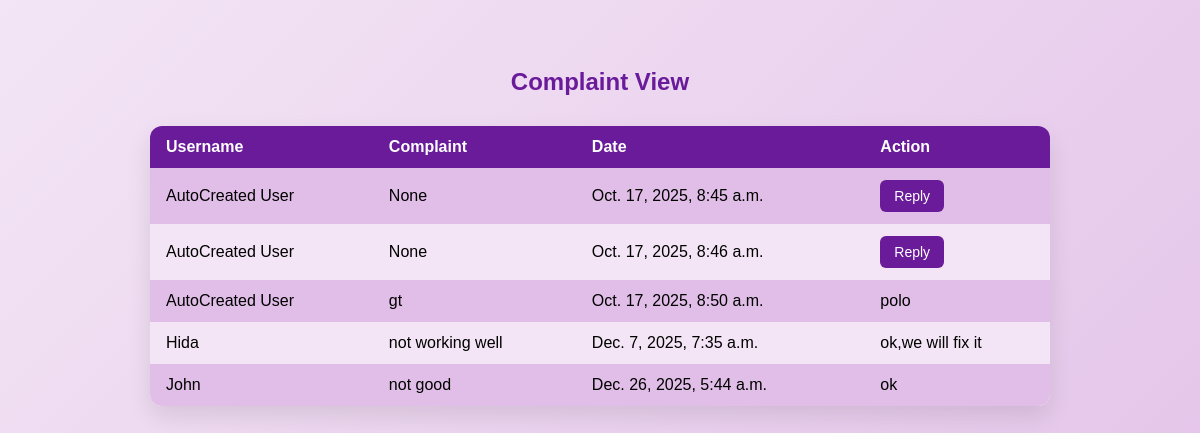
The page /Complaints on the database its author committed.
### mobilesilentapp/models.py (models this page shows)
class ComplaintTable(models.Model):
    user_id = models.ForeignKey(StudentTable,on_delete=models.CASCADE,null=True,blank=True)
    complaints = models.CharField(max_length=30,null=True,blank=True)
    date = models.DateTimeField(auto_now_add=True,null=True,blank=True)
    reply = models.CharField(max_length=30,null=True,blank=True)

class StudentTable(models.Model):
    name = models.CharField(max_length=30,null=True,blank=True)
    admission_no = models.CharField(max_length=30,null=True,blank=True)
    department = models.CharField(max_length=30,null=True,blank=True)
    semester = models.CharField(max_length=30,null=True,blank=True)
    email_id = models.CharField(max_length=30,null=True,blank=True)
    phone_no = models.BigIntegerField(null=True,blank=True)
    LOGIN=models.ForeignKey(LoginTable,on_delete=models.CASCADE,null=True,blank=True)
    CLASS=models.ForeignKey(ClassTable,on_delete=models.CASCADE,null=True,blank=True)

### mobilesilentapp/views.py (the view)
# urls.py: path('Complaints',Complaints.as_view(),name="Complaints"),
class Complaints(View):
    def get(self,request):
        obj = ComplaintTable.objects.all()
        return render(request,"administration/complaints.html", {'val': obj})

### templates/administration/complaints.html (shortened to what this page needs)
<!DOCTYPE html>
<html lang="en">
<head>
</head>
<body>
  <h2>Complaint View</h2>
  <table>
    <thead>
      <tr>
        <th>Username</th>
        <th>Complaint</th>
        <th>Date</th>
        <th>Action</th>
      </tr>
    </thead>
    <tbody>
      {% for i in val %}
      <tr>
        <td>{{ i.user_id.name }}</td>
        <td>{{ i.complaints }}</td>
        <td>{{ i.date }}</td>
        {% if i.reply %}
        <td>{{ i.reply }}</td>
        {% else %}
        <td><button onclick="window.location='Reply/{{ i.id }}'">Reply</button></td>
        {% endif %}
      </tr>
      {% endfor %}
    </tbody>
  </table>
</body>
</html>

### templates/administration/complaints.html (style rules this page uses)
body { font-family: Arial, sans-serif; background: linear-gradient(135deg, #f3e5f5, #e1bee7); padding: 40px; min-height: 100vh; }
h2 { text-align: center; color: #6a1b9a; margin-bottom: 30px; }
table { width: 100%; max-width: 900px; margin: 0 auto; border-collapse: collapse; background-color: #ffffff; border-radius: 12px; overflow: hidden; box-shadow: 0 10px 25px rgba(0, 0, 0, 0.1); }
th, td { padding: 12px 16px; text-align: left; }
th { background-color: #6a1b9a; color: white; }
tbody tr:nth-child(even) { background-color: #f3e5f5; }
tbody tr:nth-child(odd) { background-color: #e1bee7; }
.reply-btn, button { background-color: #6a1b9a; color: white; padding: 8px 14px; border: none; border-radius: 6px; cursor: pointer; font-size: 14px; transition: background-color 0.3s; }

### rows shown on the page
ComplaintTable: user_id.name "AutoCreated User", complaints "None", date "Oct. 17, 2025, 8:45 a.m."
ComplaintTable: user_id.name "AutoCreated User", complaints "None", date "Oct. 17, 2025, 8:46 a.m."
ComplaintTable: user_id.name "AutoCreated User", complaints "gt", date "Oct. 17, 2025, 8:50 a.m.", reply "polo"
ComplaintTable: user_id.name "Hida", complaints "not working well", date "Dec. 7, 2025, 7:35 a.m.", reply "ok,we will fix it"
ComplaintTable: user_id.name "John", complaints "not good", date "Dec. 26, 2025, 5:44 a.m.", reply "ok"
